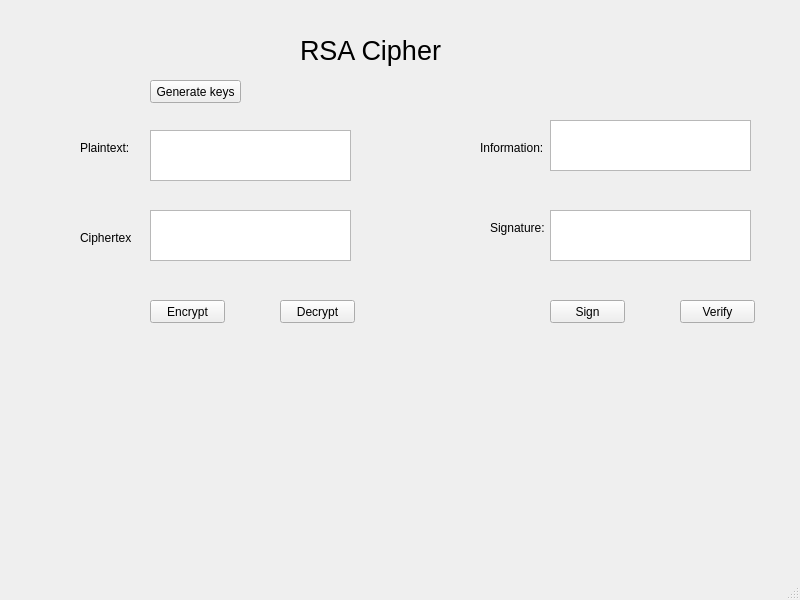
<?xml version="1.0" encoding="UTF-8"?>
<ui version="4.0">
 <class>MainWindow</class>
 <widget class="QMainWindow" name="MainWindow">
  <property name="geometry">
   <rect>
    <x>0</x>
    <y>0</y>
    <width>800</width>
    <height>600</height>
   </rect>
  </property>
  <property name="windowTitle">
   <string>MainWindow</string>
  </property>
  <widget class="QWidget" name="centralwidget">
   <widget class="QLabel" name="label">
    <property name="geometry">
     <rect>
      <x>300</x>
      <y>30</y>
      <width>141</width>
      <height>41</height>
     </rect>
    </property>
    <property name="font">
     <font>
      <pointsize>20</pointsize>
     </font>
    </property>
    <property name="text">
     <string>RSA Cipher</string>
    </property>
   </widget>
   <widget class="QLabel" name="label_2">
    <property name="geometry">
     <rect>
      <x>80</x>
      <y>140</y>
      <width>61</width>
      <height>16</height>
     </rect>
    </property>
    <property name="text">
     <string>Plaintext:</string>
    </property>
   </widget>
   <widget class="QLabel" name="label_3">
    <property name="geometry">
     <rect>
      <x>80</x>
      <y>230</y>
      <width>51</width>
      <height>16</height>
     </rect>
    </property>
    <property name="text">
     <string>Ciphertext:</string>
    </property>
   </widget>
   <widget class="QLabel" name="label_4">
    <property name="geometry">
     <rect>
      <x>480</x>
      <y>140</y>
      <width>71</width>
      <height>16</height>
     </rect>
    </property>
    <property name="text">
     <string>Information:</string>
    </property>
   </widget>
   <widget class="QLabel" name="label_5">
    <property name="geometry">
     <rect>
      <x>490</x>
      <y>220</y>
      <width>61</width>
      <height>16</height>
     </rect>
    </property>
    <property name="text">
     <string>Signature:</string>
    </property>
   </widget>
   <widget class="QPlainTextEdit" name="txt_plain_text">
    <property name="geometry">
     <rect>
      <x>150</x>
      <y>130</y>
      <width>201</width>
      <height>51</height>
     </rect>
    </property>
   </widget>
   <widget class="QPlainTextEdit" name="txt_cipher_text">
    <property name="geometry">
     <rect>
      <x>150</x>
      <y>210</y>
      <width>201</width>
      <height>51</height>
     </rect>
    </property>
   </widget>
   <widget class="QPlainTextEdit" name="txt_verify">
    <property name="geometry">
     <rect>
      <x>550</x>
      <y>210</y>
      <width>201</width>
      <height>51</height>
     </rect>
    </property>
   </widget>
   <widget class="QPlainTextEdit" name="txt_sign">
    <property name="geometry">
     <rect>
      <x>550</x>
      <y>120</y>
      <width>201</width>
      <height>51</height>
     </rect>
    </property>
   </widget>
   <widget class="QPushButton" name="btn_encrypt">
    <property name="geometry">
     <rect>
      <x>150</x>
      <y>300</y>
      <width>75</width>
      <height>23</height>
     </rect>
    </property>
    <property name="text">
     <string>Encrypt</string>
    </property>
   </widget>
   <widget class="QPushButton" name="btn_decrypt">
    <property name="geometry">
     <rect>
      <x>280</x>
      <y>300</y>
      <width>75</width>
      <height>23</height>
     </rect>
    </property>
    <property name="text">
     <string>Decrypt</string>
    </property>
   </widget>
   <widget class="QPushButton" name="btn_sign">
    <property name="geometry">
     <rect>
      <x>550</x>
      <y>300</y>
      <width>75</width>
      <height>23</height>
     </rect>
    </property>
    <property name="text">
     <string>Sign</string>
    </property>
   </widget>
   <widget class="QPushButton" name="btn_verify">
    <property name="geometry">
     <rect>
      <x>680</x>
      <y>300</y>
      <width>75</width>
      <height>23</height>
     </rect>
    </property>
    <property name="text">
     <string>Verify</string>
    </property>
   </widget>
   <widget class="QPushButton" name="btn_gen_keys">
    <property name="geometry">
     <rect>
      <x>150</x>
      <y>80</y>
      <width>91</width>
      <height>23</height>
     </rect>
    </property>
    <property name="text">
     <string>Generate keys</string>
    </property>
   </widget>
  </widget>
  <widget class="QMenuBar" name="menubar">
   <property name="geometry">
    <rect>
     <x>0</x>
     <y>0</y>
     <width>800</width>
     <height>21</height>
    </rect>
   </property>
  </widget>
  <widget class="QStatusBar" name="statusbar"/>
 </widget>
 <resources/>
 <connections/>
</ui>
